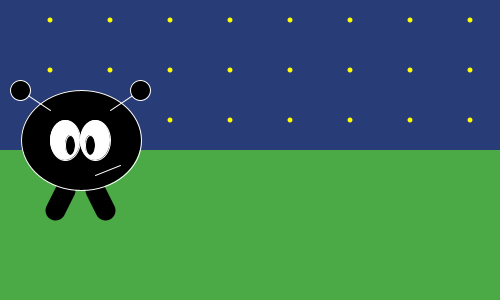
Frame 1 (no input)
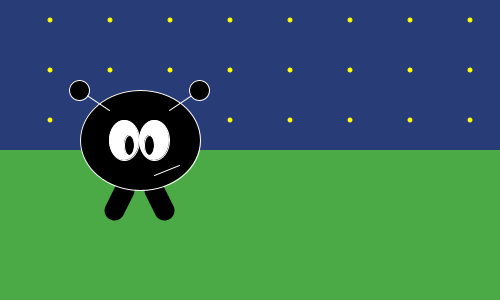
Frame 60 (the mouse pressed at the canvas centre just before this capture)
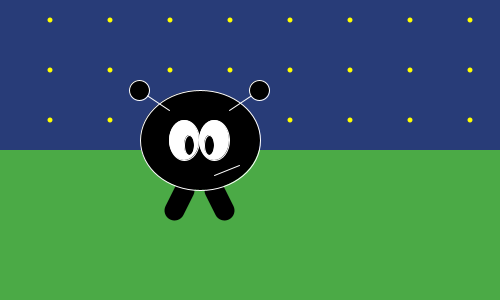
Frame 120 (the mouse held since frame 60 and released just before this capture)

The Processing sketch that drew these frames (run headless with seeded random() and noise(); from frame 60 on, the mouse is pressed at the canvas centre):

// Processing sketch: processing_56037
// ── processing_56037.pde

int bertilXPos; //bertils position i x-led
int speed; //hastighet

void setup ()
{
  bertilXPos = 0; //bertils startposition är 0
  frameRate (100); //draw anropas 100 ggr/sek 
  speed = 1; //bertils x position ökar med 1px
  size (500, 300); //Fönsterstorlek
}

void draw ()
{
noStroke (); //ingen kantlinje
smooth(); //rundare kanter
ellipseMode (CENTER); //utgår ifrån mitten
fill (40, 60, 120); //övre färg
rect (0, 0, width, height/2); //ritar himlen

fill (75, 170, 70); //undre färg
rect (0, height/2, width, height/2); //ritar marken

fill (255, 255, 0); //stjärnornas fyllnadsfärg

int starXPosition = 50; //stjärnans position

while (starXPosition < width) //sjärnorna fortsätter tills dess position är mindre än bredden
{
ellipse (starXPosition, 20, 5, 5); //stjärnor rad 1
ellipse (starXPosition, 70, 5, 5); //stjärnor rad 2
ellipse (starXPosition, 120, 5, 5); //stjärnor rad 3
starXPosition = starXPosition + 60; //avståndet mellan stjärnorna är 60 pixlar
}

bertil (bertilXPos, 70); //ritar bertil och hans position
  bertilXPos = bertilXPos + speed; //flyttar bertil 1px åt höger i x-led
  
  if(bertilXPos > width - 170) //if-sats nr 1 - ökar 1px åt höger så länge bertil håller sig inom -170px för fönsterstorleken
  {
    speed = -1; //ökar 1 px åt höger
  }
  
  if(bertilXPos < 0) //if-sats nr 2 - ökar 1px åt vänster så länge bertil håller sig inom bredden 0 för fönsterstorleken
  {
    speed = 1; //ökar 1 px åt vänster
  }
}

void bertil (int bertilXPosition, int bertilYPosition) //parametrar för bertils position
{

/* BERTIL BANDIT
 av Caroline Hedberg*/
 //Ben
 stroke (0);        
 strokeWeight(20);   // Tjockare linjer
 line (105 + bertilXPosition, 140 + bertilYPosition, 95 + bertilXPosition, 120 + bertilYPosition);
 line (55 + bertilXPosition, 140 + bertilYPosition, 65 + bertilXPosition, 120 + bertilYPosition);

 //Kropp
 stroke (255);       
 strokeWeight(1);   // Tunna linjer
 fill (0);        
 ellipse (81 + bertilXPosition, 70 + bertilYPosition, 120, 100);
 
 //Ögon
 fill (255);      
 ellipse (65 + bertilXPosition, 70 + bertilYPosition, 30, 40);
 ellipse (95 + bertilXPosition, 70 + bertilYPosition, 30, 40);
 fill (0);      
 ellipse (70 + bertilXPosition, 75 + bertilYPosition, 10, 20);
 ellipse (90 + bertilXPosition, 75 + bertilYPosition, 10, 20);
 
 //Ögonbryn
 line (50 + bertilXPosition, 40 + bertilYPosition, 20 + bertilXPosition, 20 + bertilYPosition);
 line (110 + bertilXPosition, 40 + bertilYPosition, 140 + bertilXPosition, 20 + bertilYPosition);
 
 //Mun
 line (95 + bertilXPosition, 105 + bertilYPosition, 120 + bertilXPosition, 95 + bertilYPosition);
  /*BERTIL BANDIT
 slut*/
 
 int brynBollar = 20; //bollar på ögonbrynen + storlek
 
 ellipse (20 + bertilXPosition, 20 + bertilYPosition, brynBollar, brynBollar); //ritar vänster boll
 ellipse (140 + bertilXPosition, 20 + bertilYPosition, brynBollar, brynBollar); // ritar höger boll
 
}
